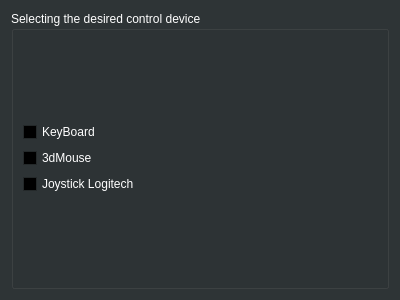
<?xml version="1.0" encoding="UTF-8"?>
<ui version="4.0">
 <class>ControlWindow</class>
 <widget class="QWidget" name="ControlWindow">
  <property name="geometry">
   <rect>
    <x>0</x>
    <y>0</y>
    <width>400</width>
    <height>300</height>
   </rect>
  </property>
  <property name="palette">
   <palette>
    <active>
     <colorrole role="WindowText">
      <brush brushstyle="SolidPattern">
       <color alpha="255">
        <red>255</red>
        <green>255</green>
        <blue>255</blue>
       </color>
      </brush>
     </colorrole>
     <colorrole role="Button">
      <brush brushstyle="SolidPattern">
       <color alpha="255">
        <red>46</red>
        <green>52</green>
        <blue>54</blue>
       </color>
      </brush>
     </colorrole>
     <colorrole role="Light">
      <brush brushstyle="SolidPattern">
       <color alpha="255">
        <red>69</red>
        <green>78</green>
        <blue>81</blue>
       </color>
      </brush>
     </colorrole>
     <colorrole role="Midlight">
      <brush brushstyle="SolidPattern">
       <color alpha="255">
        <red>57</red>
        <green>65</green>
        <blue>67</blue>
       </color>
      </brush>
     </colorrole>
     <colorrole role="Dark">
      <brush brushstyle="SolidPattern">
       <color alpha="255">
        <red>23</red>
        <green>26</green>
        <blue>27</blue>
       </color>
      </brush>
     </colorrole>
     <colorrole role="Mid">
      <brush brushstyle="SolidPattern">
       <color alpha="255">
        <red>30</red>
        <green>34</green>
        <blue>36</blue>
       </color>
      </brush>
     </colorrole>
     <colorrole role="Text">
      <brush brushstyle="SolidPattern">
       <color alpha="255">
        <red>255</red>
        <green>255</green>
        <blue>255</blue>
       </color>
      </brush>
     </colorrole>
     <colorrole role="ButtonText">
      <brush brushstyle="SolidPattern">
       <color alpha="255">
        <red>255</red>
        <green>255</green>
        <blue>255</blue>
       </color>
      </brush>
     </colorrole>
     <colorrole role="Base">
      <brush brushstyle="SolidPattern">
       <color alpha="255">
        <red>0</red>
        <green>0</green>
        <blue>0</blue>
       </color>
      </brush>
     </colorrole>
     <colorrole role="Window">
      <brush brushstyle="SolidPattern">
       <color alpha="255">
        <red>46</red>
        <green>52</green>
        <blue>54</blue>
       </color>
      </brush>
     </colorrole>
     <colorrole role="Shadow">
      <brush brushstyle="SolidPattern">
       <color alpha="255">
        <red>0</red>
        <green>0</green>
        <blue>0</blue>
       </color>
      </brush>
     </colorrole>
     <colorrole role="AlternateBase">
      <brush brushstyle="SolidPattern">
       <color alpha="255">
        <red>23</red>
        <green>26</green>
        <blue>27</blue>
       </color>
      </brush>
     </colorrole>
     <colorrole role="PlaceholderText">
      <brush brushstyle="SolidPattern">
       <color alpha="128">
        <red>255</red>
        <green>255</green>
        <blue>255</blue>
       </color>
      </brush>
     </colorrole>
    </active>
    <inactive>
     <colorrole role="WindowText">
      <brush brushstyle="SolidPattern">
       <color alpha="255">
        <red>255</red>
        <green>255</green>
        <blue>255</blue>
       </color>
      </brush>
     </colorrole>
     <colorrole role="Button">
      <brush brushstyle="SolidPattern">
       <color alpha="255">
        <red>46</red>
        <green>52</green>
        <blue>54</blue>
       </color>
      </brush>
     </colorrole>
     <colorrole role="Light">
      <brush brushstyle="SolidPattern">
       <color alpha="255">
        <red>69</red>
        <green>78</green>
        <blue>81</blue>
       </color>
      </brush>
     </colorrole>
     <colorrole role="Midlight">
      <brush brushstyle="SolidPattern">
       <color alpha="255">
        <red>57</red>
        <green>65</green>
        <blue>67</blue>
       </color>
      </brush>
     </colorrole>
     <colorrole role="Dark">
      <brush brushstyle="SolidPattern">
       <color alpha="255">
        <red>23</red>
        <green>26</green>
        <blue>27</blue>
       </color>
      </brush>
     </colorrole>
     <colorrole role="Mid">
      <brush brushstyle="SolidPattern">
       <color alpha="255">
        <red>30</red>
        <green>34</green>
        <blue>36</blue>
       </color>
      </brush>
     </colorrole>
     <colorrole role="Text">
      <brush brushstyle="SolidPattern">
       <color alpha="255">
        <red>255</red>
        <green>255</green>
        <blue>255</blue>
       </color>
      </brush>
     </colorrole>
     <colorrole role="ButtonText">
      <brush brushstyle="SolidPattern">
       <color alpha="255">
        <red>255</red>
        <green>255</green>
        <blue>255</blue>
       </color>
      </brush>
     </colorrole>
     <colorrole role="Base">
      <brush brushstyle="SolidPattern">
       <color alpha="255">
        <red>0</red>
        <green>0</green>
        <blue>0</blue>
       </color>
      </brush>
     </colorrole>
     <colorrole role="Window">
      <brush brushstyle="SolidPattern">
       <color alpha="255">
        <red>46</red>
        <green>52</green>
        <blue>54</blue>
       </color>
      </brush>
     </colorrole>
     <colorrole role="Shadow">
      <brush brushstyle="SolidPattern">
       <color alpha="255">
        <red>0</red>
        <green>0</green>
        <blue>0</blue>
       </color>
      </brush>
     </colorrole>
     <colorrole role="AlternateBase">
      <brush brushstyle="SolidPattern">
       <color alpha="255">
        <red>23</red>
        <green>26</green>
        <blue>27</blue>
       </color>
      </brush>
     </colorrole>
     <colorrole role="PlaceholderText">
      <brush brushstyle="SolidPattern">
       <color alpha="128">
        <red>255</red>
        <green>255</green>
        <blue>255</blue>
       </color>
      </brush>
     </colorrole>
    </inactive>
    <disabled>
     <colorrole role="WindowText">
      <brush brushstyle="SolidPattern">
       <color alpha="255">
        <red>23</red>
        <green>26</green>
        <blue>27</blue>
       </color>
      </brush>
     </colorrole>
     <colorrole role="Button">
      <brush brushstyle="SolidPattern">
       <color alpha="255">
        <red>46</red>
        <green>52</green>
        <blue>54</blue>
       </color>
      </brush>
     </colorrole>
     <colorrole role="Light">
      <brush brushstyle="SolidPattern">
       <color alpha="255">
        <red>69</red>
        <green>78</green>
        <blue>81</blue>
       </color>
      </brush>
     </colorrole>
     <colorrole role="Midlight">
      <brush brushstyle="SolidPattern">
       <color alpha="255">
        <red>57</red>
        <green>65</green>
        <blue>67</blue>
       </color>
      </brush>
     </colorrole>
     <colorrole role="Dark">
      <brush brushstyle="SolidPattern">
       <color alpha="255">
        <red>23</red>
        <green>26</green>
        <blue>27</blue>
       </color>
      </brush>
     </colorrole>
     <colorrole role="Mid">
      <brush brushstyle="SolidPattern">
       <color alpha="255">
        <red>30</red>
        <green>34</green>
        <blue>36</blue>
       </color>
      </brush>
     </colorrole>
     <colorrole role="Text">
      <brush brushstyle="SolidPattern">
       <color alpha="255">
        <red>23</red>
        <green>26</green>
        <blue>27</blue>
       </color>
      </brush>
     </colorrole>
     <colorrole role="ButtonText">
      <brush brushstyle="SolidPattern">
       <color alpha="255">
        <red>23</red>
        <green>26</green>
        <blue>27</blue>
       </color>
      </brush>
     </colorrole>
     <colorrole role="Base">
      <brush brushstyle="SolidPattern">
       <color alpha="255">
        <red>46</red>
        <green>52</green>
        <blue>54</blue>
       </color>
      </brush>
     </colorrole>
     <colorrole role="Window">
      <brush brushstyle="SolidPattern">
       <color alpha="255">
        <red>46</red>
        <green>52</green>
        <blue>54</blue>
       </color>
      </brush>
     </colorrole>
     <colorrole role="Shadow">
      <brush brushstyle="SolidPattern">
       <color alpha="255">
        <red>0</red>
        <green>0</green>
        <blue>0</blue>
       </color>
      </brush>
     </colorrole>
     <colorrole role="AlternateBase">
      <brush brushstyle="SolidPattern">
       <color alpha="255">
        <red>23</red>
        <green>26</green>
        <blue>27</blue>
       </color>
      </brush>
     </colorrole>
     <colorrole role="PlaceholderText">
      <brush brushstyle="SolidPattern">
       <color alpha="128">
        <red>0</red>
        <green>0</green>
        <blue>0</blue>
       </color>
      </brush>
     </colorrole>
    </disabled>
   </palette>
  </property>
  <property name="windowTitle">
   <string>ControlWindow</string>
  </property>
  <layout class="QGridLayout" name="gridLayout_3">
   <item row="0" column="0">
    <widget class="QGroupBox" name="groupBox_Control">
     <property name="title">
      <string>Selecting the desired control device</string>
     </property>
     <layout class="QGridLayout" name="gridLayout_2">
      <item row="0" column="0">
       <layout class="QGridLayout" name="gridLayout">
        <item row="0" column="0">
         <widget class="QCheckBox" name="checkBox_KeyBoard">
          <property name="text">
           <string>KeyBoard</string>
          </property>
         </widget>
        </item>
        <item row="1" column="0">
         <widget class="QCheckBox" name="checkBox_3dMouse">
          <property name="text">
           <string>3dMouse</string>
          </property>
         </widget>
        </item>
        <item row="2" column="0">
         <widget class="QCheckBox" name="checkBox_JoystickLogitech">
          <property name="text">
           <string>Joystick Logitech</string>
          </property>
         </widget>
        </item>
       </layout>
      </item>
     </layout>
    </widget>
   </item>
  </layout>
 </widget>
 <resources/>
 <connections/>
</ui>
